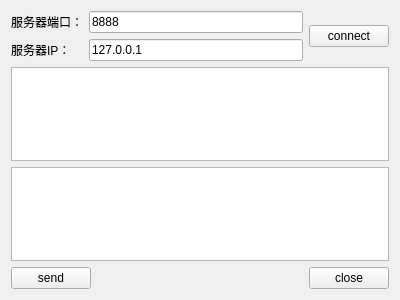
<?xml version="1.0" encoding="UTF-8"?>
<ui version="4.0">
 <class>ClientWidget</class>
 <widget class="QWidget" name="ClientWidget">
  <property name="geometry">
   <rect>
    <x>0</x>
    <y>0</y>
    <width>400</width>
    <height>300</height>
   </rect>
  </property>
  <property name="windowTitle">
   <string>ClientWidget</string>
  </property>
  <layout class="QGridLayout" name="gridLayout">
   <item row="0" column="0">
    <widget class="QLabel" name="label">
     <property name="text">
      <string>服务器端口：</string>
     </property>
    </widget>
   </item>
   <item row="0" column="1" colspan="2">
    <widget class="QLineEdit" name="lineEditPort">
     <property name="text">
      <string>8888</string>
     </property>
    </widget>
   </item>
   <item row="0" column="3" rowspan="2">
    <widget class="QPushButton" name="buttonConnect">
     <property name="text">
      <string>connect</string>
     </property>
    </widget>
   </item>
   <item row="1" column="0">
    <widget class="QLabel" name="label_2">
     <property name="text">
      <string>服务器IP：</string>
     </property>
    </widget>
   </item>
   <item row="1" column="1" colspan="2">
    <widget class="QLineEdit" name="lineEditIp">
     <property name="text">
      <string>127.0.0.1</string>
     </property>
    </widget>
   </item>
   <item row="2" column="0" colspan="4">
    <widget class="QTextEdit" name="textEditRead"/>
   </item>
   <item row="3" column="0" colspan="4">
    <widget class="QTextEdit" name="textEditWrite"/>
   </item>
   <item row="4" column="0" colspan="2">
    <widget class="QPushButton" name="buttonSend">
     <property name="text">
      <string>send</string>
     </property>
    </widget>
   </item>
   <item row="4" column="2">
    <spacer name="horizontalSpacer">
     <property name="orientation">
      <enum>Qt::Horizontal</enum>
     </property>
     <property name="sizeHint" stdset="0">
      <size>
       <width>171</width>
       <height>20</height>
      </size>
     </property>
    </spacer>
   </item>
   <item row="4" column="3">
    <widget class="QPushButton" name="buttonClose">
     <property name="text">
      <string>close</string>
     </property>
    </widget>
   </item>
  </layout>
 </widget>
 <layoutdefault spacing="6" margin="11"/>
 <resources/>
 <connections/>
</ui>
